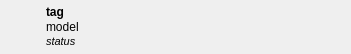
<?xml version="1.0" encoding="UTF-8"?>
<ui version="4.0">
 <class>BoardWidget</class>
 <widget class="QWidget" name="BoardWidget">
  <property name="geometry">
   <rect>
    <x>0</x>
    <y>0</y>
    <width>351</width>
    <height>54</height>
   </rect>
  </property>
  <property name="sizePolicy">
   <sizepolicy hsizetype="Expanding" vsizetype="Fixed">
    <horstretch>0</horstretch>
    <verstretch>0</verstretch>
   </sizepolicy>
  </property>
  <property name="minimumSize">
   <size>
    <width>0</width>
    <height>54</height>
   </size>
  </property>
  <property name="maximumSize">
   <size>
    <width>16777215</width>
    <height>54</height>
   </size>
  </property>
  <property name="windowTitle">
   <string>Form</string>
  </property>
  <layout class="QGridLayout" name="gridLayout">
   <property name="leftMargin">
    <number>4</number>
   </property>
   <property name="topMargin">
    <number>5</number>
   </property>
   <property name="rightMargin">
    <number>4</number>
   </property>
   <property name="bottomMargin">
    <number>5</number>
   </property>
   <item row="0" column="0">
    <widget class="QLabel" name="boardIcon">
     <property name="sizePolicy">
      <sizepolicy hsizetype="Fixed" vsizetype="Fixed">
       <horstretch>0</horstretch>
       <verstretch>0</verstretch>
      </sizepolicy>
     </property>
     <property name="minimumSize">
      <size>
       <width>36</width>
       <height>36</height>
      </size>
     </property>
     <property name="maximumSize">
      <size>
       <width>36</width>
       <height>36</height>
      </size>
     </property>
     <property name="text">
      <string/>
     </property>
     <property name="pixmap">
      <pixmap resource="../../resources/resources.qrc">:/board_attached</pixmap>
     </property>
     <property name="scaledContents">
      <bool>true</bool>
     </property>
    </widget>
   </item>
   <item row="0" column="1">
    <layout class="QVBoxLayout" name="verticalLayout">
     <property name="spacing">
      <number>0</number>
     </property>
     <property name="sizeConstraint">
      <enum>QLayout::SetFixedSize</enum>
     </property>
     <item>
      <widget class="QLabel" name="tagLabel">
       <property name="sizePolicy">
        <sizepolicy hsizetype="Ignored" vsizetype="Preferred">
         <horstretch>0</horstretch>
         <verstretch>0</verstretch>
        </sizepolicy>
       </property>
       <property name="font">
        <font>
         <weight>75</weight>
         <bold>true</bold>
        </font>
       </property>
       <property name="text">
        <string>tag</string>
       </property>
       <property name="alignment">
        <set>Qt::AlignLeading|Qt::AlignLeft|Qt::AlignTop</set>
       </property>
      </widget>
     </item>
     <item>
      <widget class="QStackedWidget" name="stackedWidget">
       <property name="sizePolicy">
        <sizepolicy hsizetype="Ignored" vsizetype="Preferred">
         <horstretch>0</horstretch>
         <verstretch>0</verstretch>
        </sizepolicy>
       </property>
       <property name="currentIndex">
        <number>0</number>
       </property>
       <widget class="QWidget" name="page">
        <layout class="QVBoxLayout" name="verticalLayout_2">
         <property name="spacing">
          <number>0</number>
         </property>
         <property name="leftMargin">
          <number>0</number>
         </property>
         <property name="topMargin">
          <number>0</number>
         </property>
         <property name="rightMargin">
          <number>0</number>
         </property>
         <property name="bottomMargin">
          <number>0</number>
         </property>
         <item>
          <widget class="QLabel" name="modelLabel">
           <property name="sizePolicy">
            <sizepolicy hsizetype="Ignored" vsizetype="Preferred">
             <horstretch>0</horstretch>
             <verstretch>0</verstretch>
            </sizepolicy>
           </property>
           <property name="text">
            <string>model</string>
           </property>
          </widget>
         </item>
         <item>
          <widget class="QLabel" name="statusLabel">
           <property name="sizePolicy">
            <sizepolicy hsizetype="Ignored" vsizetype="Preferred">
             <horstretch>0</horstretch>
             <verstretch>0</verstretch>
            </sizepolicy>
           </property>
           <property name="font">
            <font>
             <pointsize>8</pointsize>
             <italic>true</italic>
            </font>
           </property>
           <property name="text">
            <string>status</string>
           </property>
          </widget>
         </item>
        </layout>
       </widget>
       <widget class="QWidget" name="page_2">
        <layout class="QVBoxLayout" name="verticalLayout_4">
         <property name="leftMargin">
          <number>0</number>
         </property>
         <property name="topMargin">
          <number>0</number>
         </property>
         <property name="rightMargin">
          <number>0</number>
         </property>
         <property name="bottomMargin">
          <number>0</number>
         </property>
         <item>
          <widget class="QProgressBar" name="taskProgress">
           <property name="value">
            <number>24</number>
           </property>
           <property name="textVisible">
            <bool>true</bool>
           </property>
          </widget>
         </item>
        </layout>
       </widget>
      </widget>
     </item>
    </layout>
   </item>
  </layout>
 </widget>
 <resources>
  <include location="../../resources/resources.qrc"/>
 </resources>
 <connections/>
</ui>
